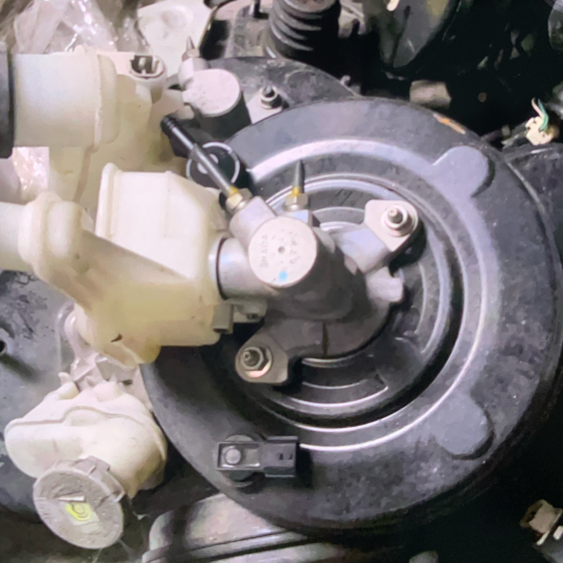
#> input picture backend/app/uploads/scans/49ce8f970f883943ba55f49e521a795ce09c84613ebc87b7474a2afcb9b3a5b6.jpg, 1125 x 1125 px (shown at 1/2 size)
$ python -i phash.py   (imports and definitions only)
#> lines starting #> are read from the running program, lines starting #| are printed output that depends on the picture
from __future__ import annotations

import numpy as np
from PIL import Image

# ---------- DCT (no scipy needed) ----------
def _dct_matrix(n: int) -> np.ndarray:
    """
    Create an orthonormal DCT-II transform matrix of size (n x n).
    """
    k = np.arange(n).reshape(-1, 1)   # (n,1)
    i = np.arange(n).reshape(1, -1)   # (1,n)

    mat = np.cos(np.pi / n * (i + 0.5) * k).astype(np.float32)
    mat[0, :] *= (1.0 / np.sqrt(n))
    mat[1:, :] *= np.sqrt(2.0 / n)
    return mat

_DCT_CACHE: dict[int, np.ndarray] = {}


def _dct2(a: np.ndarray) -> np.ndarray:
    """
    2D DCT-II using matrix multiplication: D * A * D^T (orthonormal).
    a must be square (n x n).
    """
    n = a.shape[0]
    if n not in _DCT_CACHE:
        _DCT_CACHE[n] = _dct_matrix(n)
    D = _DCT_CACHE[n]
    return D @ a @ D.T


# ---------- pHash ----------
def phash_hex(img: Image.Image, hash_size: int = 8, highfreq_factor: int = 4) -> str:
    """
    Perceptual hash (pHash) using DCT (no SciPy).
    Returns hex string with length (hash_size*hash_size/4).
    Default: 8x8 bits => 64-bit => 16 hex chars.

    Note: pHash is robust to resize/brightness and small changes,
    but rotations and very different crops can still change it.
    """
    # 32x32 for 8*4
    img_size = hash_size * highfreq_factor

    im = img.convert("L").resize((img_size, img_size), Image.Resampling.LANCZOS)
    pixels = np.asarray(im, dtype=np.float32)

    # DCT and keep top-left
    dct_vals = _dct2(pixels)
    dct_low = dct_vals[:hash_size, :hash_size]

    # flatten and exclude DC term
    dct_flat = dct_low.flatten()
    med = np.median(dct_flat[1:])

    bits = (dct_flat > med).astype(np.uint8)
    bitstring = "".join("1" if b else "0" for b in bits)

    width = (hash_size * hash_size) // 4  # hex digits
    return f"{int(bitstring, 2):0{width}x}"


def hamming_hex(a_hex: str, b_hex: str) -> int:
    a = int(a_hex, 16)
    b = int(b_hex, 16)
    return (a ^ b).bit_count()


# ---------- Rotation-robust helper ----------
def phash_hex_rotations(img: Image.Image, hash_size: int = 8, highfreq_factor: int = 4) -> tuple[str, int]:
    """
    Compute pHash for 0/90/180/270 rotations and return:
    (best_hash_hex, rotation_degrees_that_produced_it)

    Use this when matching "same image but rotated" scenarios.
    """
    candidates = [
        (phash_hex(img, hash_size, highfreq_factor), 0),
        (phash_hex(img.rotate(90, expand=True), hash_size, highfreq_factor), 90),
        (phash_hex(img.rotate(180, expand=True), hash_size, highfreq_factor), 180),
        (phash_hex(img.rotate(270, expand=True), hash_size, highfreq_factor), 270),
    ]
    # Return the "smallest" hash lexicographically is not meaningful,
    # but we need a stable pick when storing. Use the 0-degree hash for storing.
    # This function is more useful when MATCHING (compute all and compare).
    return candidates[0][0], 0

>>> from PIL import Image
>>> picture = Image.open('../uploads/scans/49ce8f970f883943ba55f49e521a795ce09c84613ebc87b7474a2afcb9b3a5b6.jpg')
#> picture is the input picture: PIL image 1125x1125 RGB; mean R, G, B 125.8, 119.7, 121.8
>>> result = phash_hex_rotations(picture)
#> in phash_hex, `im = img.convert("L").resize((img_size, img_size), Image.Resampling.LA..`:
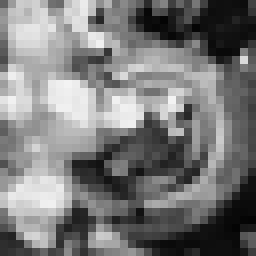
#> im: PIL image 32x32 L (shown 8 times larger); min 4, max 243, mean 121.8
#> in _dct_matrix, `mat[1:, :] *= np.sqrt(2.0 / n)`:
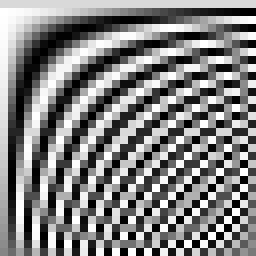
#> mat: shape (32, 32) float32 (shown 8 times larger); min -0.25, max 0.25, mean 0.00552; drawn with min black and max white
#> in _dct2, `return D @ a @ D.T`:
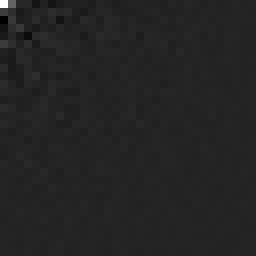
#> returned value: shape (32, 32) float32 (shown 8 times larger); min -642.4, max 3897.1, mean 3.1; drawn with min black and max white
#> in phash_hex, `dct_flat = dct_low.flatten()`: dct_flat = 64 values, max 3897.1 at index 0, min -642.4 at index 16, mean 73.59
#> in phash_hex, `med = np.median(dct_flat[1:])`: med = -1.08
#> in phash_hex, `bits = (dct_flat > med).astype(np.uint8)`: bits = 64 values, max 1 at index 0, min 0 at index 4, mean 0.5
#> call 2 of phash_hex, with hash_size = 8, highfreq_factor = 4
#> in phash_hex (call 2), `img_size = hash_size * highfreq_factor`: img_size = 32
#> in phash_hex (call 2), `im = img.convert("L").resize((img_size, img_size), Image.Resampling.LA..`:
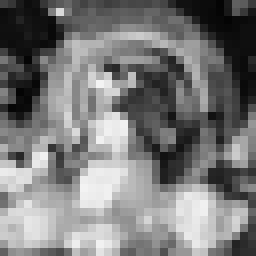
#> im: PIL image 32x32 L (shown 8 times larger); min 4, max 243, mean 121.8
#> in _dct2 (call 2), `return D @ a @ D.T`:
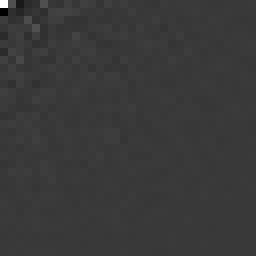
#> returned value: shape (32, 32) float32 (shown 8 times larger); min -1136.1, max 3896.8, mean 2.6; drawn with min black and max white
#> in phash_hex (call 2), `dct_flat = dct_low.flatten()`: dct_flat = 64 values, max 3896.8 at index 0, min -1136.1 at index 8, mean 28.02
#> in phash_hex (call 2), `med = np.median(dct_flat[1:])`: med = -20.07
#> in phash_hex (call 2), `bits = (dct_flat > med).astype(np.uint8)`: bits = 64 values, max 1 at index 0, min 0 at index 2, mean 0.5
#> call 3 of phash_hex, with hash_size = 8, highfreq_factor = 4
#> in phash_hex (call 3), `im = img.convert("L").resize((img_size, img_size), Image.Resampling.LA..`:
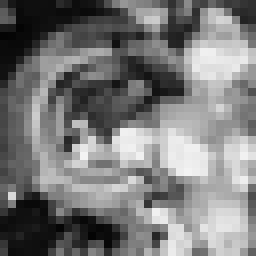
#> im: PIL image 32x32 L (shown 8 times larger); min 4, max 243, mean 121.8
#> in phash_hex (call 3), `dct_flat = dct_low.flatten()`: dct_flat = 64 values, max 3897.1 at index 0, min -1135.9 at index 1, mean 35.01
#> in phash_hex (call 3), `med = np.median(dct_flat[1:])`: med = 19.64
#> in phash_hex (call 3), `bits = (dct_flat > med).astype(np.uint8)`: bits = 64 values, max 1 at index 0, min 0 at index 1, mean 0.5
#> call 4 of phash_hex, with hash_size = 8, highfreq_factor = 4
#> in phash_hex (call 4), `im = img.convert("L").resize((img_size, img_size), Image.Resampling.LA..`:
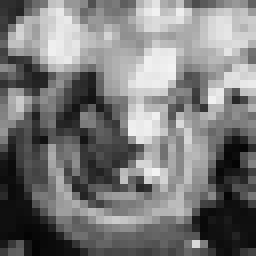
#> im: PIL image 32x32 L (shown 8 times larger); min 4, max 243, mean 121.8
#> in phash_hex (call 4), `dct_flat = dct_low.flatten()`: dct_flat = 64 values, max 3896.8 at index 0, min -642.6 at index 2, mean 30.79
#> in phash_hex (call 4), `med = np.median(dct_flat[1:])`: med = -23.68
#> in phash_hex_rotations, `candidates = [ (phash_hex(img, hash_size, highfreq_factor), 0), (phash..`: candidates = [('f0cf4a614ed73132', 0), ('c403937a6ab36da9', 90), ('a5611fcb1a7d6498', 180), ('91a9c6d27f59380b', 270)]
#> result = ('f0cf4a614ed73132', 0)
